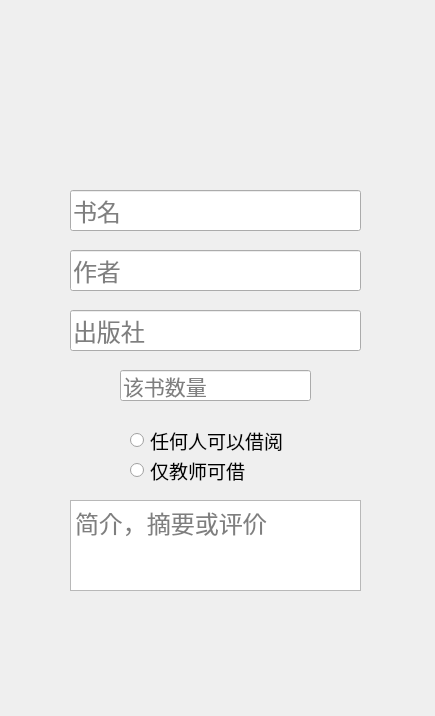
<?xml version="1.0" encoding="UTF-8"?>
<ui version="4.0">
 <class>addBook</class>
 <widget class="QDialog" name="addBook">
  <property name="geometry">
   <rect>
    <x>0</x>
    <y>0</y>
    <width>435</width>
    <height>716</height>
   </rect>
  </property>
  <property name="font">
   <font>
    <family>Adobe Arabic</family>
    <pointsize>12</pointsize>
   </font>
  </property>
  <property name="windowTitle">
   <string>添加新书</string>
  </property>
  <property name="windowIcon">
   <iconset resource="pics.qrc">
    <normaloff>:/icon.png</normaloff>:/icon.png</iconset>
  </property>
  <property name="styleSheet">
   <string notr="true"/>
  </property>
  <widget class="QLineEdit" name="name">
   <property name="geometry">
    <rect>
     <x>70</x>
     <y>190</y>
     <width>291</width>
     <height>41</height>
    </rect>
   </property>
   <property name="font">
    <font>
     <family>Adobe Arabic</family>
     <pointsize>18</pointsize>
    </font>
   </property>
   <property name="toolTip">
    <string>请输入书名</string>
   </property>
   <property name="styleSheet">
    <string notr="true"/>
   </property>
   <property name="text">
    <string/>
   </property>
   <property name="placeholderText">
    <string>书名</string>
   </property>
  </widget>
  <widget class="QLineEdit" name="author">
   <property name="geometry">
    <rect>
     <x>70</x>
     <y>250</y>
     <width>291</width>
     <height>41</height>
    </rect>
   </property>
   <property name="font">
    <font>
     <family>Adobe Arabic</family>
     <pointsize>18</pointsize>
    </font>
   </property>
   <property name="toolTip">
    <string>请输入作者名</string>
   </property>
   <property name="styleSheet">
    <string notr="true"/>
   </property>
   <property name="placeholderText">
    <string>作者</string>
   </property>
  </widget>
  <widget class="QLineEdit" name="publisher">
   <property name="geometry">
    <rect>
     <x>70</x>
     <y>310</y>
     <width>291</width>
     <height>41</height>
    </rect>
   </property>
   <property name="font">
    <font>
     <family>Adobe Arabic</family>
     <pointsize>18</pointsize>
    </font>
   </property>
   <property name="toolTip">
    <string>请输入出版社名</string>
   </property>
   <property name="styleSheet">
    <string notr="true"/>
   </property>
   <property name="placeholderText">
    <string>出版社</string>
   </property>
  </widget>
  <widget class="QRadioButton" name="student">
   <property name="geometry">
    <rect>
     <x>130</x>
     <y>420</y>
     <width>191</width>
     <height>41</height>
    </rect>
   </property>
   <property name="font">
    <font>
     <family>Adobe Arabic</family>
     <pointsize>14</pointsize>
     <underline>false</underline>
    </font>
   </property>
   <property name="focusPolicy">
    <enum>Qt::StrongFocus</enum>
   </property>
   <property name="toolTip">
    <string>请选择权限</string>
   </property>
   <property name="styleSheet">
    <string notr="true"/>
   </property>
   <property name="text">
    <string>任何人可以借阅</string>
   </property>
  </widget>
  <widget class="QRadioButton" name="teacher">
   <property name="geometry">
    <rect>
     <x>130</x>
     <y>450</y>
     <width>171</width>
     <height>41</height>
    </rect>
   </property>
   <property name="font">
    <font>
     <family>Adobe Arabic</family>
     <pointsize>14</pointsize>
    </font>
   </property>
   <property name="toolTip">
    <string>请选择权限</string>
   </property>
   <property name="styleSheet">
    <string notr="true"/>
   </property>
   <property name="text">
    <string>仅教师可借</string>
   </property>
  </widget>
  <widget class="QTextEdit" name="description">
   <property name="geometry">
    <rect>
     <x>70</x>
     <y>500</y>
     <width>291</width>
     <height>91</height>
    </rect>
   </property>
   <property name="font">
    <font>
     <family>Adobe Arabic</family>
     <pointsize>18</pointsize>
    </font>
   </property>
   <property name="toolTip">
    <string>请输入简介或评价</string>
   </property>
   <property name="styleSheet">
    <string notr="true"/>
   </property>
   <property name="html">
    <string>&lt;!DOCTYPE HTML PUBLIC &quot;-//W3C//DTD HTML 4.0//EN&quot; &quot;http://www.w3.org/TR/REC-html40/strict.dtd&quot;&gt;
&lt;html&gt;&lt;head&gt;&lt;meta name=&quot;qrichtext&quot; content=&quot;1&quot; /&gt;&lt;style type=&quot;text/css&quot;&gt;
p, li { white-space: pre-wrap; }
&lt;/style&gt;&lt;/head&gt;&lt;body style=&quot; font-family:'Adobe Arabic'; font-size:18pt; font-weight:400; font-style:normal;&quot;&gt;
&lt;p style=&quot;-qt-paragraph-type:empty; margin-top:0px; margin-bottom:0px; margin-left:0px; margin-right:0px; -qt-block-indent:0; text-indent:0px;&quot;&gt;&lt;br /&gt;&lt;/p&gt;&lt;/body&gt;&lt;/html&gt;</string>
   </property>
   <property name="placeholderText">
    <string>简介，摘要或评价</string>
   </property>
  </widget>
  <widget class="QLineEdit" name="number">
   <property name="geometry">
    <rect>
     <x>120</x>
     <y>370</y>
     <width>191</width>
     <height>31</height>
    </rect>
   </property>
   <property name="font">
    <font>
     <family>Adobe Arabic</family>
     <pointsize>16</pointsize>
    </font>
   </property>
   <property name="toolTip">
    <string>请输入该书数量</string>
   </property>
   <property name="styleSheet">
    <string notr="true"/>
   </property>
   <property name="text">
    <string/>
   </property>
   <property name="placeholderText">
    <string>该书数量</string>
   </property>
  </widget>
  <widget class="QPushButton" name="ensured">
   <property name="geometry">
    <rect>
     <x>120</x>
     <y>630</y>
     <width>81</width>
     <height>61</height>
    </rect>
   </property>
   <property name="toolTip">
    <string>确认</string>
   </property>
   <property name="styleSheet">
    <string notr="true"/>
   </property>
   <property name="text">
    <string/>
   </property>
   <property name="flat">
    <bool>true</bool>
   </property>
  </widget>
  <widget class="QPushButton" name="cancel">
   <property name="geometry">
    <rect>
     <x>240</x>
     <y>630</y>
     <width>81</width>
     <height>61</height>
    </rect>
   </property>
   <property name="toolTip">
    <string>取消</string>
   </property>
   <property name="styleSheet">
    <string notr="true"/>
   </property>
   <property name="text">
    <string/>
   </property>
   <property name="flat">
    <bool>true</bool>
   </property>
  </widget>
  <widget class="QLabel" name="label">
   <property name="geometry">
    <rect>
     <x>0</x>
     <y>-10</y>
     <width>441</width>
     <height>731</height>
    </rect>
   </property>
   <property name="styleSheet">
    <string notr="true">border-image: url(:/addBook_bg.png);</string>
   </property>
   <property name="text">
    <string/>
   </property>
  </widget>
  <widget class="QLabel" name="label_2">
   <property name="geometry">
    <rect>
     <x>120</x>
     <y>630</y>
     <width>81</width>
     <height>61</height>
    </rect>
   </property>
   <property name="styleSheet">
    <string notr="true">border-image: url(:/ensured.png);</string>
   </property>
   <property name="text">
    <string/>
   </property>
  </widget>
  <widget class="QLabel" name="label_3">
   <property name="geometry">
    <rect>
     <x>240</x>
     <y>630</y>
     <width>81</width>
     <height>61</height>
    </rect>
   </property>
   <property name="styleSheet">
    <string notr="true">border-image: url(:/cancel.png);</string>
   </property>
   <property name="text">
    <string/>
   </property>
  </widget>
  <zorder>label</zorder>
  <zorder>name</zorder>
  <zorder>author</zorder>
  <zorder>publisher</zorder>
  <zorder>student</zorder>
  <zorder>teacher</zorder>
  <zorder>description</zorder>
  <zorder>number</zorder>
  <zorder>label_2</zorder>
  <zorder>ensured</zorder>
  <zorder>label_3</zorder>
  <zorder>cancel</zorder>
 </widget>
 <tabstops>
  <tabstop>name</tabstop>
  <tabstop>author</tabstop>
  <tabstop>publisher</tabstop>
  <tabstop>number</tabstop>
  <tabstop>student</tabstop>
  <tabstop>teacher</tabstop>
  <tabstop>description</tabstop>
  <tabstop>ensured</tabstop>
  <tabstop>cancel</tabstop>
 </tabstops>
 <resources>
  <include location="pics.qrc"/>
 </resources>
 <connections/>
</ui>
